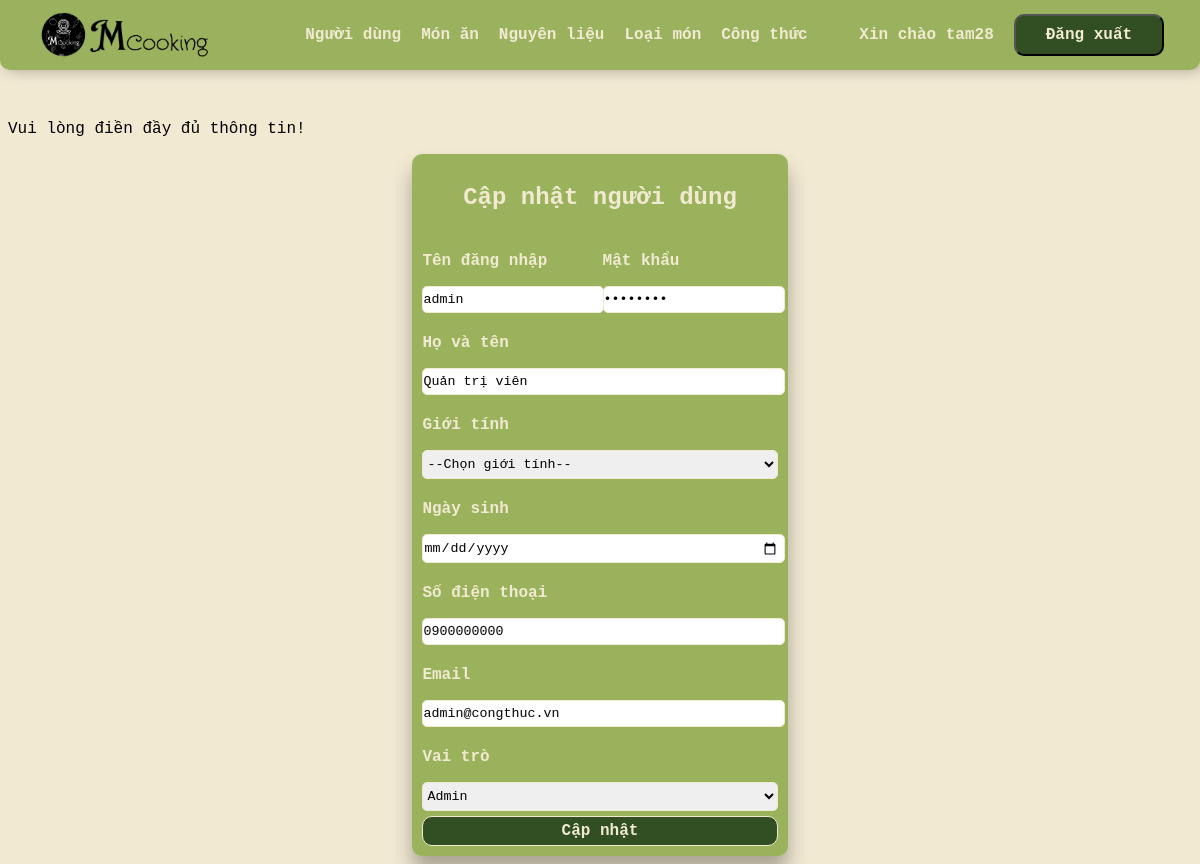
The app's page /gdadmin/admin.php?page=capnhatnguoidung&id=1 (signed in), older data.
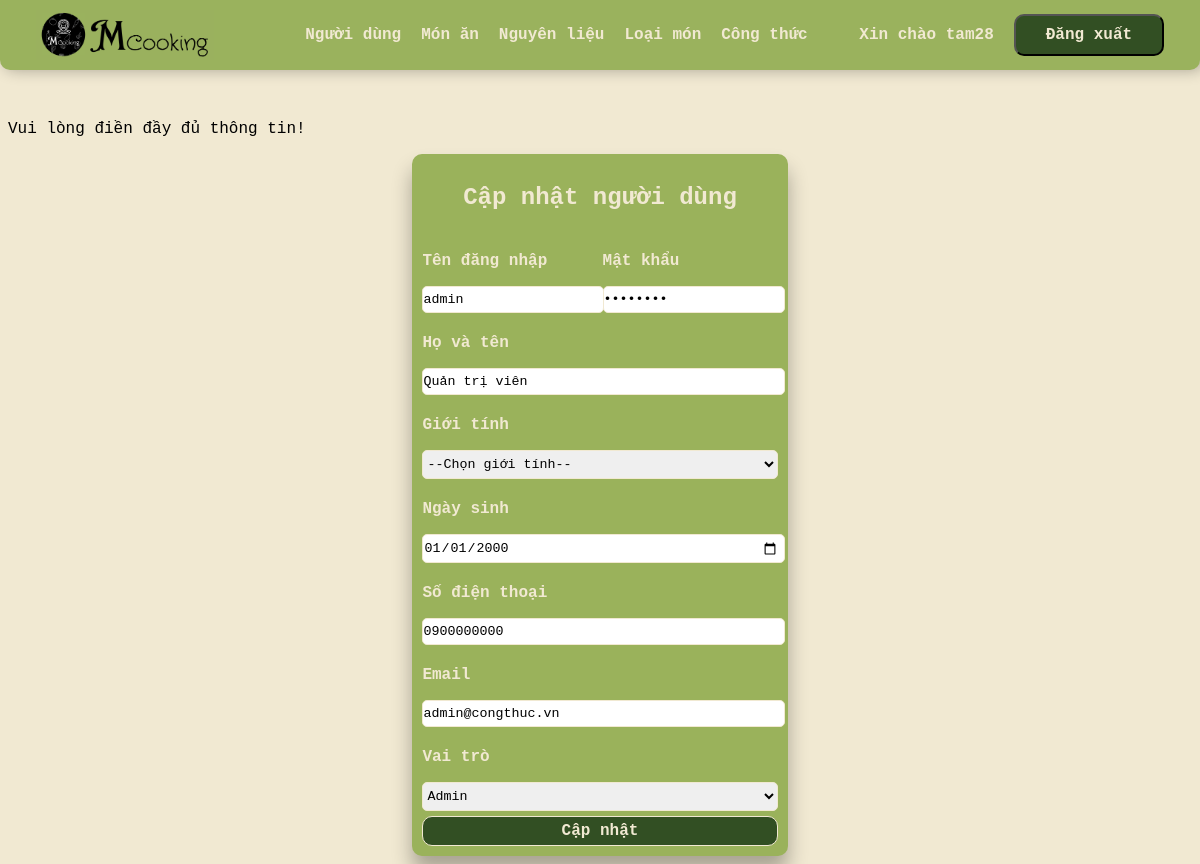
The same page, newer data.
### tables this page shows
CREATE TABLE IF NOT EXISTS nguoi_dung(
	id INT PRIMARY KEY AUTO_INCREMENT,
	ten_dang_nhap VARCHAR(50) NOT NULL,
	mat_khau VARCHAR(50) NOT NULL,
	ho_ten VARCHAR(50),
    gioi_tinh VARCHAR(5),
	email VARCHAR(50),
	sdt VARCHAR(10),
	vai_tro_id INT,
	ngay_sinh DATE,
	FOREIGN KEY (vai_tro_id) REFERENCES vai_tro(id)
);

CREATE TABLE IF NOT EXISTS vai_tro(
	id INT PRIMARY KEY AUTO_INCREMENT,
	ten_vai_tro VARCHAR(20)
);

### gdadmin/nguoidung/capnhatnguoidung.php (the view, shortened to what this page needs)
<!DOCTYPE html>
<html lang="en">
<head>
    <link rel="stylesheet" href="cacform.css">
</head>
<body>
    <?php
        $id = $_GET['id'];
        $sql = "SELECT * from nguoi_dung where id = '$id'";
        $result = mysqli_query($conn, $sql);
        $nguoiDung = mysqli_fetch_assoc($result);
    ?>
    <?php
        if((!empty($_POST['ten-dang-nhap'])) &&
        (!empty($_POST['mat-khau'])) &&
        (!empty($_POST['ho-ten'])) &&
        (!empty($_POST['ngay-sinh'])) &&
        (!empty($_POST['gioi-tinh'])) &&
        (!empty($_POST['sdt'])) &&
        (!empty($_POST['email'])) &&
        (!empty($_POST['vai-tro']))){
            $tenDangNhap = $_POST['ten-dang-nhap'];
            $matKhau = $_POST['mat-khau'];
            $hoTen = $_POST['ho-ten'];
            $ngaySinh = $_POST['ngay-sinh'];
            $sdt = $_POST['sdt'];
            $gioiTinh = $_POST['gioi-tinh'];
            $email = $_POST['email'];
            $vaiTro = $_POST['vai-tro'];
            include('../connect.php');
            $sql = "UPDATE `nguoi_dung` SET `ten_dang_nhap`='$tenDangNhap',`mat_khau`='$matKhau',`ho_ten`='$hoTen',gioi_tinh='$gioiTinh',`email`='$email',`sdt`='$sdt',`vai_tro_id`='$vaiTro',`ngay_sinh`='$ngaySinh' WHERE id='$id'";
            mysqli_query($conn, $sql);
            header('location: admin.php?page=nguoidung');
        }
        else{
            echo "<p>Vui lòng điền đầy đủ thông tin!</p>";
        }
    ?>
    <form action="admin.php?page=capnhatnguoidung&id=<?php echo $id ?>" method="post">
        <h2>Cập nhật người dùng</h2>
        <div class="tendangnhap">
            <div>
                <p>Tên đăng nhập</p>
                <input type="text" name="ten-dang-nhap" value="<?php echo $nguoiDung['ten_dang_nhap']?>">
            </div>
            <div>
                <p>Mật khẩu</p>
                <input type="password" name="mat-khau" value="<?php echo $nguoiDung['mat_khau']?>">
            </div>
        </div>
        <div>
            <p>Họ và tên</p>
            <input type="text" name="ho-ten" value="<?php echo $nguoiDung['ho_ten']?>">
        </div>
        <div>
            <p>Giới tính</p>
            <select name="gioi-tinh">
                <option value="0">--Chọn giới tính--</option>
            </select>
        </div>
        <div>
            <p>Ngày sinh</p>
            <input type="date" name="ngay-sinh" value="<?php echo $nguoiDung['ngay_sinh']?>">
        </div>
        <div>
            <p>Số điện thoại</p>
            <input type="text" name="sdt" value="<?php echo $nguoiDung['sdt']?>">
        </div>
        <div>
            <p>Email</p>
            <input type="email" name="email" value="<?php echo $nguoiDung['email']?>">
        </div>
        <div>
            <p>Vai trò</p>
            <select name="vai-tro" id="">
                <?php
                    include('../connect.php');
                    $sql_vt = "SELECT * from vai_tro";
                    $result_vt = mysqli_query($conn, $sql_vt);
                    while($row_vt = mysqli_fetch_assoc($result_vt)){
                        echo '<option value="' . $row_vt['id'] . '"' . ($nguoiDung['vai_tro_id'] == $row_vt['id']? "selected":"") . '>' . $row_vt['ten_vai_tro'] . '</option>';
                    }
                ?>
            </select>
        </div>
        <div>
            <input type="submit" value="Cập nhật">
        </div>
    </form>
</body>
</html>

### gdadmin/admin.php (shortened to what this page needs)
<!DOCTYPE html>
<html lang="en">
<head>
    <link rel="stylesheet" href="admin.css">
    <link rel="stylesheet" href="https://cdnjs.cloudflare.com/ajax/libs/font-awesome/4.7.0/css/font-awesome.min.css">
</head>
<body>
    <?php
        include('../connect.php');
    ?>
    <header class="dautrang">
        <div class="dautrang1">
            <img src="../img/logo.png">
            <nav class="header">
                <ul>
                    <li><a href="admin.php?page=nguoidung">Người dùng</a></li>
                    <li><a href="admin.php?page=monan">Món ăn</a></li>
                    <li><a href="admin.php?page=nguyenlieu">Nguyên liệu</a></li>
                    <li><a href="admin.php?page=loaimon">Loại món</a></li>
                    <li><a href="admin.php?page=congthuc">Công thức</a></li>
                </ul>
            </nav>
            <div class="dangnhap">
                <p style="font-weight:bold; color:#f1e9d2"><?php echo "Xin chào " . $_SESSION['username'];?></p>
                <button><a href="../login/login.php" style="text-decoration:none; color:#f1e9d2; font-weight:bold;">Đăng xuất</a></button>
            </div>
        </div>
    </header>
    <main>
        <?php
            if(isset($_GET['page'])){
                switch ($_GET['page']) {
                    case 'capnhatnguoidung':
                        include "nguoidung/capnhatnguoidung.php";
                        break;
                }
            }
        ?>
    </main>
</body>
</html>

### gdadmin/admin.css (style rules this page uses)
body { font-family: 'Courier New', Courier, monospace; background-color: #f1e9d2; font-size: 16px; }
header { background-color: #9ab25d; padding: 10px; border-bottom-left-radius: 10px ; border-bottom-right-radius: 10px ; position: fixed; top: 0; left: 0; width: 100%; max-width: 100vw; box-sizing: border-box; height:auto; z-index: 1000; box-shadow: 4px 0 15px rgba(0,0,0,0.3); }
.dautrang1 { display: flex; justify-content: space-around; margin-left: 0 20px; align-items: center; }
.dautrang1 img { width: auto; height:50px; margin: 0; display: flex; }
.dangnhap button { color: #f1e9d2; background-color: #324f23; font-size: 16px; border-radius: 10px; padding:10px 30px; margin-left: 10px; cursor: pointer; }
.dangnhap { display: flex; align-items: center; justify-content: space-around; gap: 10px; }
button { font-family: 'Courier New', Courier, monospace; }
input::placeholder { font-family: 'Courier New', Courier, monospace; }
ul { list-style: none; display:flex; gap:20px; align-items: center; }
li { padding-inline-start: 0; font-size: medium; }
.header a { text-decoration: none; color:#f1e9d2; font-weight: bold; }

### gdadmin/cacform.css (style rules this page uses)
form { background-color: #9ab25b; display:flex; flex-direction: column; padding:10px; gap:5px; margin:auto; width:30%; border-radius: 10px; box-shadow: 0 15px 20px rgba(0,0,0,0.3); color:#f1e9d2; font-weight:bold; }
body { background-color:#f1e9d2; font-family: 'Courier New', Courier, monospace; margin-top:15vh; }
h2 { text-align:center; }
.tendangnhap { display:flex; justify-content: space-between; align-items:center; }
input, select, textarea { width:100%; font-family: 'Courier New', Courier, monospace; border-radius: 5px; border:1px solid #f1e9d2; padding:5px; padding-inline-start: 0; }
button { font-family: 'Courier New', Courier, monospace; }
img { width:100px; height:auto; }
input[type="submit"] { color: #f1e9d2; background-color: #324f23; font-size: 16px; border-radius: 10px; padding:5px 20px; font-weight:bold; cursor: pointer; }

Row changes from the older to the newer data that the page shows:
changed nguoi_dung "admin": ngay-sinh (not shown) → "01/01/2000"
